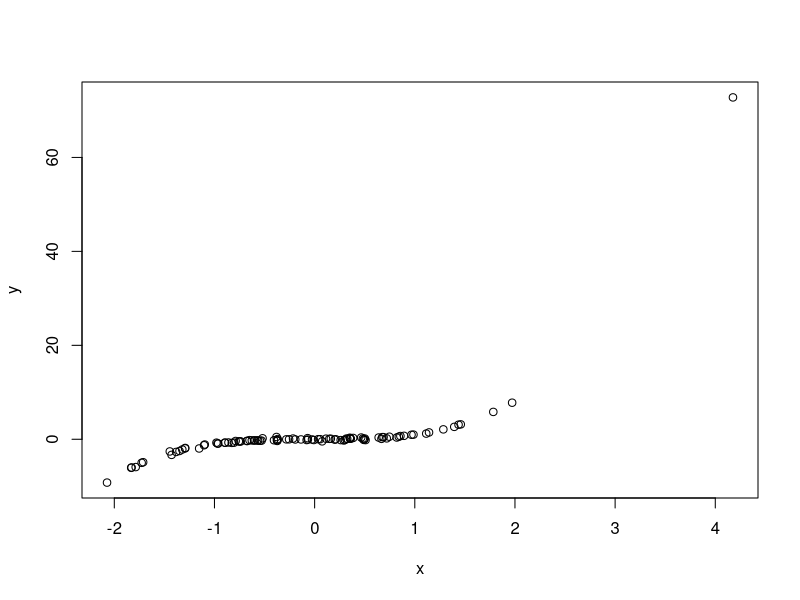

Write the R code that produced this figure.
# Simulate and plot data
# Luisa Rojas
# lmrojas@email.arizon.edu
# 2022-03-15

# Simulate predictor variable
x <- rnorm(n = 100)
# Calculate response variable and add noise
y <- x^2 * x + rnorm(n = 100, sd = 0.2)
# Plot the data
plot(x = x, y = y)

#
